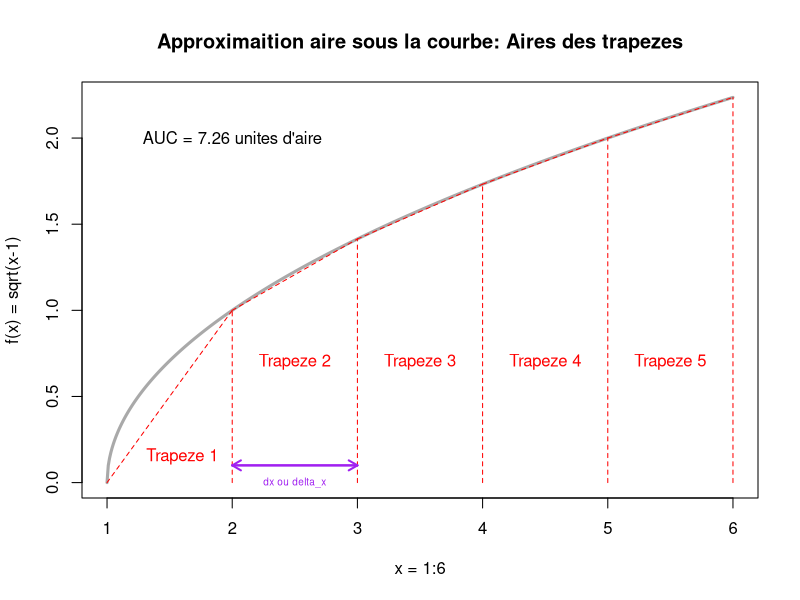

Write the R code that produced this figure.
# By Ludovic G.
# Petit script pour faciliter les calculs d'aire sous la courbe.

# Pour une fonction strictement positive
#---------------------------------------------------------------
# Generation des donnees
#---------------------------------------------------------------

x = seq(1,6)
y = sqrt(x-1)

x_courbe = seq(1,6, by = 0.01)
y_courbe = sqrt(x_courbe-1)

#---------------------------------------------------------------
# Representation graphique
#---------------------------------------------------------------

par(mfrow = c(1,1))

plot(x,y,type = "l", lwd = 0.1, col = "darkgray", main = "Approximaition aire sous la courbe: Aires des trapezes", ylab = "f(x) = sqrt(x-1)", xlab = "x = 1:6")
lines(x_courbe,y_courbe, lwd = 3, col = "darkgray")

lines(c(2,2),c(0,y[x==2]), col = "red", lty = 2)
lines(c(3,3),c(0,y[x==3]), col = "red", lty = 2)
lines(c(4,4),c(0,y[x==4]), col = "red", lty = 2)
lines(c(5,5),c(0,y[x==5]), col = "red", lty = 2)
lines(c(6,6),c(0,y[x==6]), col = "red", lty = 2)

lines(c(1,2),c(y[x==1], y[x==2]), col = "red", lty = 2)
lines(c(2,3),c(y[x==2], y[x==3]), col = "red", lty = 2)
lines(c(3,4),c(y[x==3], y[x==4]), col = "red", lty = 2)
lines(c(4,5),c(y[x==4], y[x==5]), col = "red", lty = 2)
lines(c(5,6),c(y[x==5], y[x==6]), col = "red", lty = 2)

text(1.6,0.15, "Trapeze 1", col = "red")
text(2.5,0.7, "Trapeze 2", col = "red")
text(3.5,0.7, "Trapeze 3", col = "red")
text(4.5,0.7, "Trapeze 4", col = "red")
text(5.5,0.7, "Trapeze 5", col = "red")

#---------------------------------------------------------------
# Calcul des aires des trapezes :
#---------------------------------------------------------------
# Note 1 : peut aussi se faire avec des rectangles. 
# Note 2 : Aire du trapeze = demi-somme de ses 2 bases * sa hauteur. soit :
# f(x0) + f(x1) / 2

# Aire totale = 
# ( f(1) + f(2) ) / 2 * delta_x +
# ( f(2) + f(3) ) / 2 * delta_x + 
# ( f(3) + f(4) ) / 2 * delta_x + 
# ( f(4) + f(5) ) / 2 * delta_x + 
# ( f(5) + f(6) ) / 2 * delta_x
# delta_x = hauteur du trapeze, c'est a dire la valeur séparant 2 lignes verticales soit 2 valeurs de x.

# Pour simplifier on factorise :
# Aire totale = 
# (delta_x / 2) * (1 * f(1) + 2 * f(2) + 2 * f(3) + 2 * f(4) + 2 * f(5) + 1 * f(6) )
Aire_sous_la_courbe_approximative = (1 / 2) * (
(1 * y[x==1]) +
(2 * y[x==2]) +
(2 * y[x==3]) +
(2 * y[x==4]) +
(2 * y[x==5]) +
(1 * y[x==6]) 
)

print(Aire_sous_la_courbe_approximative)
text(2,2, paste("AUC =", round(Aire_sous_la_courbe_approximative,2), "unites d'aire"))

# Note on perd un peu d'aire sur le trapeze 1 mais ca reste une bonne estimation.
# Pour + de precision j'aurai pu raccourcir l'intervalle des x, en utilisant x_courbe et y_courbe pour calculer mes trapezes par exemple, ce que je n'ai pas fait ici pour simplifier.

arrows(x0 = 2, x1 = 3, y0 = 0.1, y1 = 0.1, col = "purple", length = 0.1, lwd = 2)
arrows(x0 = 3, x1 = 2, y0 = 0.1, y1 = 0.1, col = "purple", length = 0.1, lwd = 2)
text(2.5,0, "dx ou delta_x", col = "purple", cex = 0.6)

#===============================================================
# Pour une fonction positive & negative
#---------------------------------------------------------------
# Generation des donnees
#---------------------------------------------------------------

# Note : quand on veut calculer l'aire d'une fonction qui n'est pas strictement positive, on parle : 
# d'integrale.
